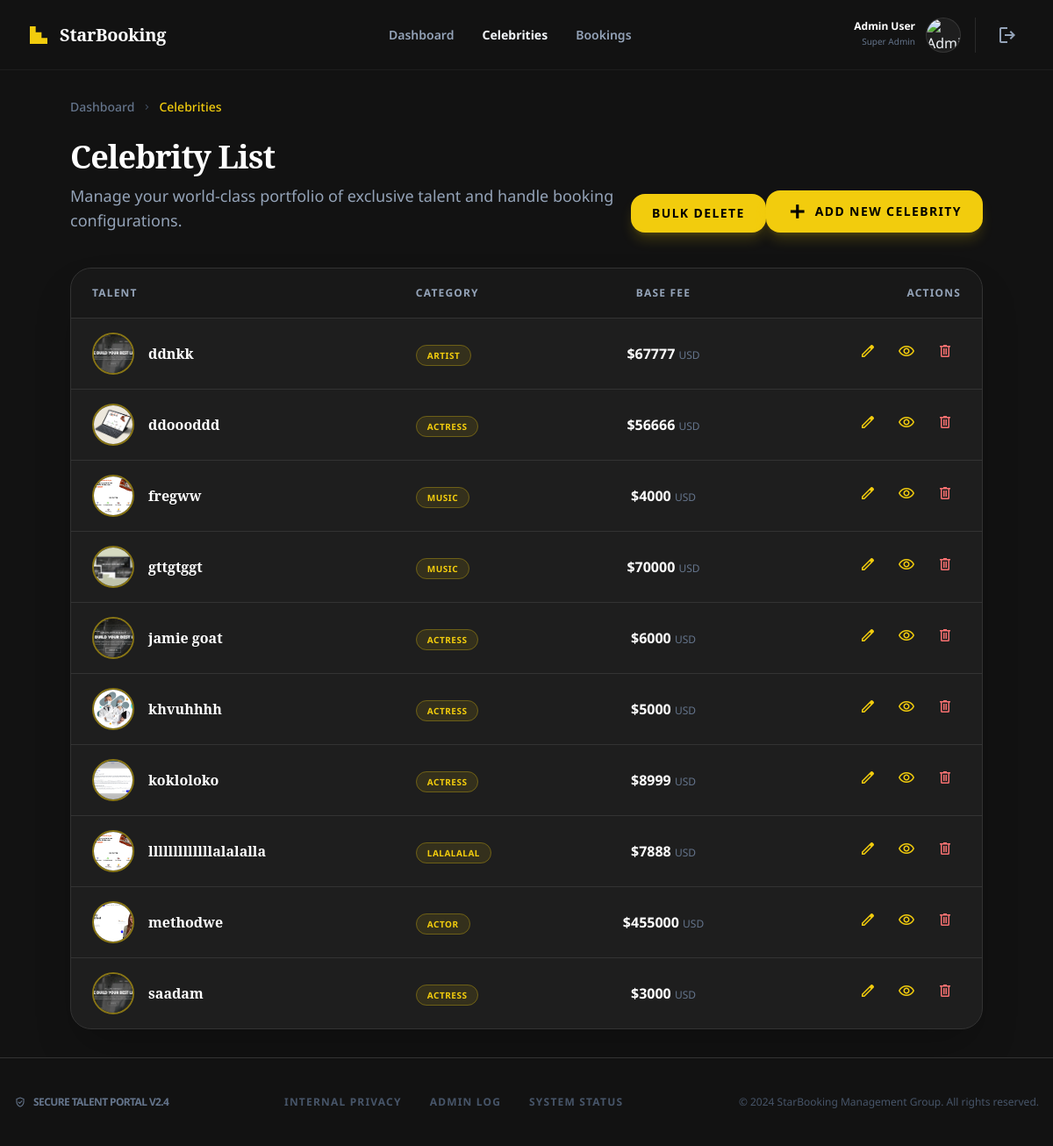
Screenshot of /celeb_all (signed in) with the database file from the repository.
### booking/models.py (models this page shows, shortened)
class Celebrity(models.Model):
    CURRENCY_CHOICES = [
        ('USD', 'US Dollar ($)'),
        ('EUR', 'Euro (€)'),
        ('GBP', 'British Pound (£)'),
        ('AUD', 'Australian Dollar (A$)'),
        ('CAD', 'Canadian Dollar (C$)'),
        ('JPY', 'Japanese Yen (¥)'),
        ('CNY', 'Chinese Yuan (¥)'),
        ('INR', 'Indian Rupee (₹)'),
    ]
    name = models.CharField(max_length=100)
    slug = models.SlugField(unique=True, blank=True)
    image = models.ImageField(upload_to='celebrities/')
    instagram = models.URLField(max_length=500, blank=True, null=True)
    tweeter = models.URLField(max_length=500, blank=True, null=True)
    fbk = models.URLField(max_length=500, blank=True, null=True)
    youtube = models.URLField(max_length=500, blank=True, null=True)
    category = models.CharField(max_length=100)
    bio = models.TextField(default="", blank=True)
    extra = models.TextField(default="", blank=True)
    price_range = models.CharField(max_length=100)
    stagename = models.CharField(max_length=100,blank=True,
    null=True)
    currency = models.CharField(
        max_length=20,
        choices=CURRENCY_CHOICES,
        default='USD'
    )
    available = models.BooleanField(default=True)

### booking/views.py (the view)
# urls.py: path('celeb_all', views.celeb_all, name='celeb_all'),
@login_required
def celeb_all(request):
    listall=Celebrity.objects.all().order_by('name')
    context ={
        'listall':listall
    }
    return render(request, 'celeb_all.html',context)

### templates/celeb_all.html (shortened to what this page needs)
{% load static %}
<!DOCTYPE html>
<html class="dark" lang="en"><head>
<script src="https://cdn.tailwindcss.com?plugins=forms,container-queries"></script>
<script id="tailwind-config">
        tailwind.config = {
            darkMode: "class",
            theme: {
                extend: {
                    colors: {
                        "primary": "#f2cc0d",
                        "background-light": "#f8f8f5",
                        "background-dark": "#121212",
                        "card-dark": "#1e1e1e",
                        "border-dark": "#333333",
                        "input-dark": "#262626",
                    },
                    fontFamily: {
                        "display": ["Noto Serif", "serif"],
                        "sans": ["Noto Sans", "sans-serif"]
                    },
                    borderRadius: {
                        "DEFAULT": "0.5rem",
                        "lg": "1rem",
                        "xl": "1.5rem",
                        "full": "9999px"
                    },
                },
            },
        }
    </script>
</head>
<body class="bg-background-light dark:bg-background-dark text-slate-900 dark:text-slate-100 min-h-screen flex flex-col">
<header class="h-20 bg-background-dark dark:bg-surface-dark border-b border-slate-200 dark:border-white/5 sticky top-0 z-50">
<div class="max-w-7xl mx-auto px-8 h-full flex items-center justify-between">
<div class="flex items-center gap-3 text-background-dark dark:text-white cursor-pointer hover:opacity-80 transition-opacity">
<div class="size-6 text-primary">
<svg fill="currentColor" viewbox="0 0 48 48" xmlns="http://www.w3.org/2000/svg">
<path d="M4 4H17.3334V17.3334H30.6666V30.6666H44V44H4V4Z"></path>
</svg>
</div>
<h2 class="text-xl font-bold leading-tight tracking-[-0.015em]">StarBooking</h2>
</div>
<nav class="hidden md:flex items-center gap-8">
<a class="text-slate-500 dark:text-slate-400 hover:text-primary text-sm font-semibold transition-colors" href="{% url 'dashboard' %}">Dashboard</a>
<a class="nav-link-active text-sm font-bold transition-colors" href="{% url 'celeb_all' %}">Celebrities</a>
<a class="text-slate-500 dark:text-slate-400 hover:text-primary text-sm font-semibold transition-colors" href="{% url 'bookings' %}">Bookings</a>
</nav>
<div class="flex items-center gap-4">
<div class="flex items-center gap-3 pr-4 border-r border-slate-200 dark:border-white/10">
<a href="{% url 'user_profile' %}"><div class="text-right hidden sm:block">
<p class="text-xs font-bold dark:text-white leading-none">Admin User</p>
<p class="text-[10px] text-slate-500 mt-1">Super Admin</p>
</div></a>
<div class="w-10 h-10 rounded-full bg-white/5 border border-white/10 flex items-center justify-center overflow-hidden">
<img alt="Admin Avatar" class="w-full h-full object-cover" src="https://lh3.googleusercontent.com/aida-public/AB6AXuCcT307JC4VzWBaHYUCcEP7OSz7jQx56Fz3kWUMo_IXqUH3lY6Gv6klHiJSbBXCPWGOsLGhDhbi0384S0K6ILkQpWaLnI3FUddmKqNzLydCcrI--QvBTQTcVGn_Sv1nTCf6PRff8SUMfWQRt2A0s1ta7D6h7tO3z2mZTgRKTJOzBqjzVpCSXlIaNG9B8BGM53llPy9McOnmrRBuzeHkx8ya2B--dIh4VEXIParFaYhkkz8bCmQspdny2XrgXwMHannBh0YVNmwBG9A"/>
</div>
</div>
<form method="POST" action="{% url 'admin_logout' %}">
<button type="submit" class="flex items-center justify-center w-10 h-10 rounded-xl hover:bg-red-500/10 text-slate-400 hover:text-red-500 transition-colors" title="Logout">
<span class="material-symbols-outlined">logout</span>
</button>
</form>
</div>
</div>
</header>
<main class="flex-1 py-8 px-4 lg:px-20">
<div class="max-w-7xl mx-auto">
<div class="flex flex-wrap items-center gap-2 mb-6">
<a class="text-slate-500 hover:text-primary text-sm font-medium" href="{% url 'dashboard' %}">Dashboard</a>
<span class="material-symbols-outlined text-slate-600 text-xs">chevron_right</span>
<span class="text-primary text-sm font-medium">Celebrities</span>
</div>
<div class="flex flex-col md:flex-row md:items-end justify-around mb-10">
<div>
<h1 class="text-white text-4xl font-black leading-tight tracking-tight mb-2">Celebrity List</h1>
<p class="text-slate-400 text-lg font-normal max-w-2xl">Manage your world-class portfolio of exclusive talent and handle booking configurations.</p>
</div>
<a href="{% url 'delete_multiple_celebs' %}" class="flex items-center gap-2 px-6 py-3 rounded-lg bg-primary text-black font-bold hover:bg-yellow-400 transition-all shadow-lg shadow-primary/20 uppercase tracking-widest text-sm whitespace-nowrap">
                Bulk Delete
</a>
<a href="{% url 'add_celebrity' %}" class="flex items-center gap-2 px-6 py-3 rounded-lg bg-primary text-black font-bold hover:bg-yellow-400 transition-all shadow-lg shadow-primary/20 uppercase tracking-widest text-sm whitespace-nowrap">
<span class="material-symbols-outlined font-bold">add</span>
                Add New Celebrity
</a>
</div>
<div class="bg-card-dark rounded-xl border border-border-dark shadow-2xl overflow-hidden">
<div class="overflow-x-auto custom-scrollbar">
<table class="w-full text-left border-collapse">
<thead>
<tr class="border-b border-border-dark bg-black/20">
<th class="px-6 py-5 text-slate-400 text-xs font-bold uppercase tracking-widest">Talent</th>
<th class="px-6 py-5 text-slate-400 text-xs font-bold uppercase tracking-widest">Category</th>
<th class="px-6 py-5 text-slate-400 text-xs font-bold uppercase tracking-widest text-center">Base Fee</th>
<th class="px-6 py-5 text-slate-400 text-xs font-bold uppercase tracking-widest text-right">Actions</th>
</tr>
</thead>
<tbody class="divide-y divide-border-dark">
    {% for listall in listall %}
<tr class="hover:bg-white/[0.02] transition-colors">
<td class="px-6 py-4">
<div class="flex items-center gap-4">
<div class="size-12 rounded-full border-2 border-primary/50 overflow-hidden shrink-0">
<img alt="Talent" class="w-full h-full object-cover" src="{{ listall.image.url }}"/>
</div>
<div>
<div class="text-white font-display font-bold text-base leading-tight">{{ listall.name }}</div>
</div>
</div>
</td>
<td class="px-6 py-4">
<span class="px-3 py-1 rounded-full border border-primary/30 bg-primary/10 text-primary text-[10px] font-bold uppercase tracking-wider">{{ listall.category }}</span>
</td>
<td class="px-6 py-4 text-right">
<div class="text-white font-bold font-sans text-center ">${{ listall.price_range }} <span class="text-slate-500 font-normal text-xs">USD</span></div>
</td>
<td class="px-6 py-4 text-right">
<div class="flex items-center justify-end gap-2">
<a href="{% url 'edit_celebrity' listall.id %}" class="p-2 text-primary hover:bg-primary/10 rounded-lg transition-colors" title="Edit">
<span class="material-symbols-outlined text-[20px]">edit</span>
</a>
<a href="{% url 'celeb_view' listall.id %}" class="p-2 text-primary hover:bg-primary/10 rounded-lg transition-colors" title="Preview">
<span class="material-symbols-outlined text-[20px]">visibility</span>
</a>
<a href="{% url 'delete_celebrity' listall.id %}" class="p-2 text-red-400 hover:bg-red-400/10 rounded-lg transition-colors" title="Remove">
<span class="material-symbols-outlined text-[20px]">delete</span>
</a>
</div>
</td>
</tr>
{% empty %}
<tr class="hover:bg-white/[0.02] w-full transition-colors">
    <td class="px-6 py-4 text-center" colspan="5">
        No bookings yet
    </td>
</tr>
{% endfor %}
</tbody>
</table>
</div>
</div>
</div>
</main>
<footer class="bg-background-dark py-10 px-4 border-t border-border-dark mt-auto">
<div class="max-w-7xl mx-auto flex flex-col md:flex-row justify-between items-center gap-6">
<div class="flex items-center gap-2 text-slate-500">
<span class="material-symbols-outlined text-sm">verified_user</span>
<span class="text-xs uppercase font-bold tracking-tighter">Secure Talent Portal v2.4</span>
</div>
<div class="flex gap-8 text-xs text-slate-600 uppercase font-bold tracking-widest">
<a class="hover:text-primary transition-colors" href="#">Internal Privacy</a>
<a class="hover:text-primary transition-colors" href="#">Admin Log</a>
<a class="hover:text-primary transition-colors" href="#">System Status</a>
</div>
<p class="text-slate-600 text-xs">© 2024 StarBooking Management Group. All rights reserved.</p>
</div>
</footer>
</body></html>

### templates/celeb_all.html (style rules this page uses)
body { font-family: 'Noto Sans', sans-serif; }
h1, h2, h3, .font-display { font-family: 'Noto Serif', serif; }

### rows the page displays
Celebrity: image (picture), name "ddnkk", category "ARTIST", price_range "67777"
Celebrity: image (picture), name "ddoooddd", category "ACTRESS", price_range "56666"
Celebrity: image (picture), name "fregww", category "MUSIC", price_range "4000"
Celebrity: image (picture), name "gttgtggt", category "MUSIC", price_range "70000"
Celebrity: image (picture), name "jamie goat", category "ACTRESS", price_range "6000"
Celebrity: image (picture), name "khvuhhhh", category "ACTRESS", price_range "5000"
Celebrity: image (picture), name "kokloloko", category "ACTRESS", price_range "8999"
Celebrity: image (picture), name "lllllllllllllalalalla", category "LALALALAL", price_range "7888"
Celebrity: image (picture), name "methodwe", category "ACTOR", price_range "455000"
Celebrity: image (picture), name "saadam", category "ACTRESS", price_range "3000"
